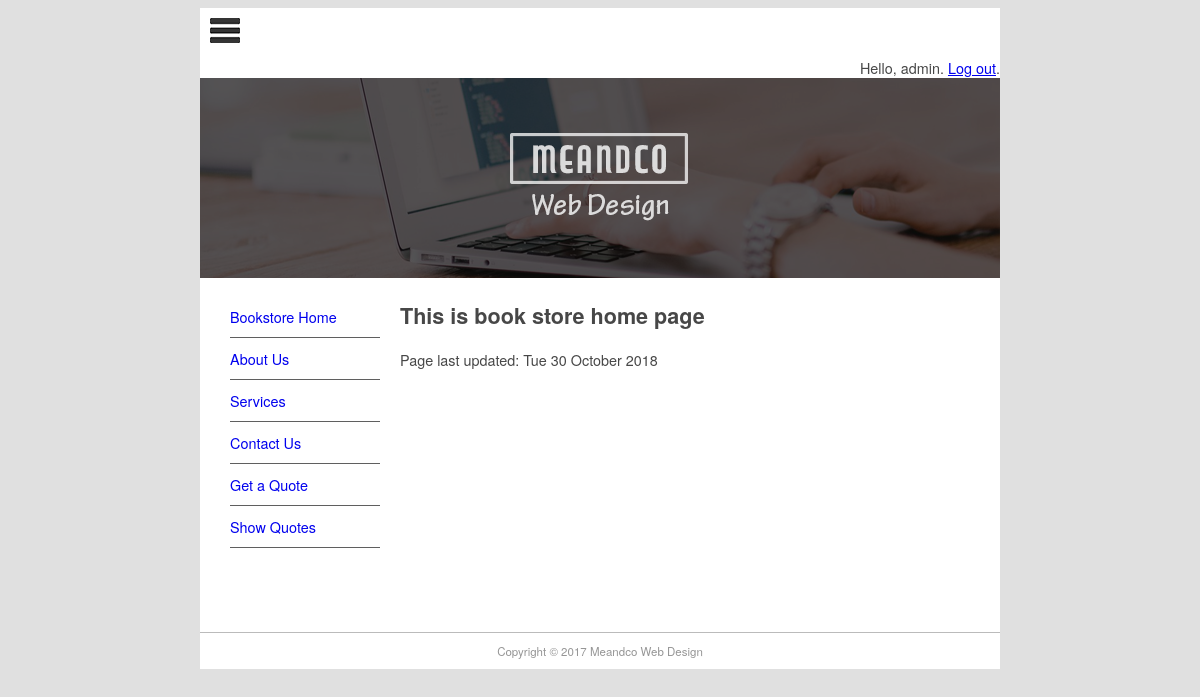
The app's page / (signed in) with its own data.
### pages/models.py (models this page shows, shortened)
class Page(models.Model):
    title = models.CharField(max_length=60)
    permalink = models.CharField(max_length=12, unique=True)
    update_date = models.DateTimeField('Last Updated')
    bodytext = models.TextField('Page Content', blank=True)

### pages/views.py (the view)
# urls.py: path('', views.index, {'pagename': ''}, name='home'),
def index(request, pagename):
    pagename = '/' + pagename
    pg = get_object_or_404(Page, permalink=pagename)
    context = {
        'title': pg.title,
        'content': pg.bodytext,
        'last_updated': pg.update_date,
        'page_list': Page.objects.all(),
    }
    return render(request, 'pages/page.html', context)

### pages/templates/pages/page.html (shortened to what this page needs)
{% extends "base.html" %}
{% block sidenav %}
    {% for page in page_list %}
    <li>
      <a href="{{ page.permalink }}">{{ page.title }}</a>
    </li>
    {% endfor %}
{% endblock sidenav %}
{% block content %}
{% autoescape off %}
{{ content }}
{% endautoescape %}
<p>
    Page last updated: {{ last_updated|date:'D d F Y'}}
</p>
{% endblock content %}

### mfdw_site/templates/base.html (shortened to what this page needs)
{% load static %}
<!doctype html>
<html>
<head>
<link href="{% static 'main.css' %}" rel="stylesheet" type="text/css">
</head>
<body>
<div id="wrapper">
  <header id="header">
    <div id="logo"><img src="{% static 'logo.jpg' %}" alt=""/></div>
    <span style="float:right;">
	    {% if user.is_authenticated %}
	        Hello, {{ user.username }}. <a href="{% url 'logout' %}?next=/">Log out</a>.
	    {% else %}
	        Not logged in. <a href="{% url 'login' %}?next=/">Log in</a>.
	    {% endif %}
    </span>
    <div id="topbanner"><img src="{% static 'top_banner.png' %}" width="800" height="200" alt=""/></div>
  </header>
  <aside id="leftsidebar">
    <nav id="nav">
    <ul>
      {% block sidenav %}{% endblock sidenav %}
      <li><a href="/contact">Contact Us</a></li>
      <li><a href="/quote/">Get a Quote</a></li>
      <li><a href="/quote/show">Show Quotes</a></li>
    </ul>
    </nav>
  </aside>
  <section id="main">
    {% block content %}{% endblock content %}
  </section>
  <footer id="footer">Copyright &copy; 2017 Meandco Web Design</footer>
</div>
</body>
</html>

### mfdw_site/static/main.css (style rules this page uses)
#header { border-style: none; width: 800px; height: auto; }
#wrapper { margin-top: 0px; margin-left: auto; margin-right: auto; background-color: #FFFFFF; width: 800px; }
body { background-color: #E0E0E0; font-family: Gotham, "Helvetica Neue", Helvetica, Arial, sans-serif; font-size: 0.9em; text-align: justify; color: #474747; }
#footer { text-align: center; font-size: 0.8em; margin-top: 5px; padding-top: 10px; padding-bottom: 10px; background-color: #FFFFFF; border-top: thin solid #BBBBBB; clear: both; color: #969696; }
#nav li { padding-top: 10px; padding-bottom: 10px; font-size: 1em; list-style-type: none; border-bottom: thin solid #5F5F5F; color: #4C4C4C; left: 0px; list-style-position: inside; margin-left: -10px; }
#nav li a { text-decoration: none; }
#leftsidebar { width: 180px; height: 350px; float: left; }
#main { width: 560px; float: left; margin-left: 20px; margin-right: 10px; padding-right: 10px; }
#logo { padding: 10px; }

### records on screen
Page: title "Bookstore Home", bodytext "This is book store home page", update_date "Tue 30 October 2018"
Page: title "About Us"
Page: title "Services"

### other values on screen
{{ user.username }} "admin"
